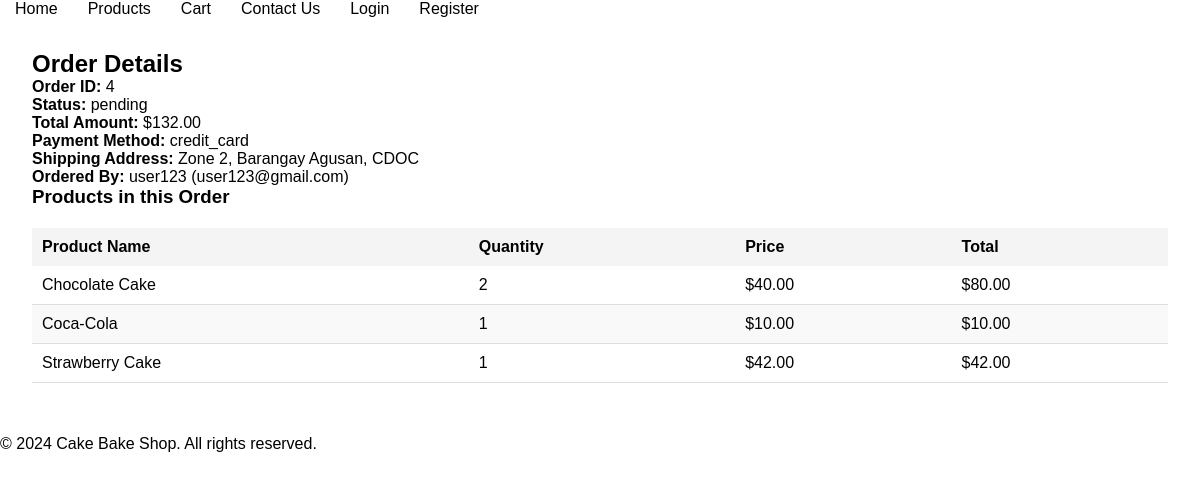
The page /order_details.php?id=4 on the database its author committed.
### tables this page shows
CREATE TABLE IF NOT EXISTS `orders` (
  `id` int NOT NULL AUTO_INCREMENT,
  `user_id` int NOT NULL,
  `status` enum('pending','processing','delivering','delivered','canceled') NOT NULL DEFAULT 'pending',
  `total_amount` decimal(10,2) NOT NULL,
  `payment_method` varchar(50) NOT NULL,
  `order_type` enum('pickup','delivery') NOT NULL,
  `reservation_date` date DEFAULT NULL,
  `created_at` timestamp NULL DEFAULT CURRENT_TIMESTAMP,
  `address` varchar(255) DEFAULT NULL,
  PRIMARY KEY (`id`),
  KEY `user_id` (`user_id`),
  KEY `idx_order_status` (`status`)
);

CREATE TABLE IF NOT EXISTS `users` (
  `id` int NOT NULL AUTO_INCREMENT,
  `username` varchar(50) NOT NULL,
  `password` varchar(255) NOT NULL,
  `email` varchar(100) NOT NULL,
  `phone` varchar(20) DEFAULT NULL,
  `role` enum('admin','user') NOT NULL DEFAULT 'user',
  `created_at` timestamp NULL DEFAULT CURRENT_TIMESTAMP,
  PRIMARY KEY (`id`),
  UNIQUE KEY `username` (`username`),
  KEY `idx_user_role` (`role`)
);

CREATE TABLE IF NOT EXISTS `order_items` (
  `id` int NOT NULL AUTO_INCREMENT,
  `order_id` int NOT NULL,
  `product_id` int NOT NULL,
  `quantity` int NOT NULL,
  `price` decimal(10,2) NOT NULL,
  PRIMARY KEY (`id`),
  KEY `order_id` (`order_id`),
  KEY `product_id` (`product_id`)
);

CREATE TABLE IF NOT EXISTS `products` (
  `id` int NOT NULL AUTO_INCREMENT,
  `name` varchar(100) NOT NULL,
  `description` text,
  `price` decimal(10,2) NOT NULL,
  `category_id` int DEFAULT NULL,
  `image_url` varchar(255) DEFAULT NULL,
  `created_at` timestamp NULL DEFAULT CURRENT_TIMESTAMP,
  PRIMARY KEY (`id`),
  KEY `idx_product_category` (`category_id`)
);

### app/classes/Order.php (called while the page is built, shortened)
<?php
require_once 'Database.php';
class Order {
    private $conn;
    private $table = 'orders';
    public function __construct() {
        $database = new Database();
        $this->conn = $database->getConnection();
    }
    public function getOrderDetails($order_id) {
        try {
            $query = "SELECT o.*, u.username, u.email FROM " . $this->table . " o
                      LEFT JOIN users u ON o.user_id = u.id
                      WHERE o.id = :order_id";
            $stmt = $this->conn->prepare($query);
            $stmt->bindParam(':order_id', $order_id);
            $stmt->execute();
            return $stmt->fetch(PDO::FETCH_ASSOC);
        } catch (Exception $e) {
            error_log("Error retrieving order details: " . $e->getMessage());
            return false;
        }
    }
}
?>

### app/classes/Database.php (called while the page is built, shortened)
<?php
class Database {
    private $host = 'localhost';
    private $db_name = 'inventory_management_system';
    private $username = 'root';
    private $password = '';
    public function getConnection() {
        $this->conn = null;
        try {
            $this->conn = new PDO("mysql:host={$this->host};dbname={$this->db_name}", $this->username, $this->password);
            $this->conn->setAttribute(PDO::ATTR_ERRMODE, PDO::ERRMODE_EXCEPTION);
        } catch (PDOException $exception) {
            echo "Connection error: " . $exception->getMessage();
        }
        return $this->conn;
    }
}
?>

### app/classes/Inventory.php (called while the page is built, shortened)
<?php
require_once 'Database.php';
class Inventory {
    public function __construct() {
        $database = new Database();
    }
}
?>

### app/controllers/OrderController.php (called while the page is built, shortened)
<?php
require_once '../app/classes/Order.php';
require_once '../app/classes/OrderItem.php';
require_once '../app/controllers/OrderItemController.php';
class OrderController {
    private $order;
    public function __construct() {
        $this->order = new Order();
    }
    public function getOrderDetails($order_id) {
        return $this->order->getOrderDetails($order_id);
    }
}
?>

### app/classes/OrderItem.php (called while the page is built, shortened)
<?php
require_once 'Database.php';
class OrderItem {
    private $conn;
    private $table = 'order_items';
    public function __construct() {
        $database = new Database();
        $this->conn = $database->getConnection();
    }
    public function getItemsByOrderId($orderId) {
        $query = "SELECT oi.*, p.name AS product_name
                  FROM " . $this->table . " oi
                  LEFT JOIN products p ON oi.product_id = p.id
                  WHERE oi.order_id = :order_id";
        $stmt = $this->conn->prepare($query);
        $stmt->bindParam(':order_id', $orderId);
        $stmt->execute();
        return $stmt->fetchAll(PDO::FETCH_ASSOC);
    }
}
?>

### app/controllers/OrderItemController.php (called while the page is built, shortened)
<?php
require_once '../app/classes/OrderItem.php';
class OrderItemController {
    private $orderItem;
    public function __construct() {
        $this->orderItem = new OrderItem();
    }
    public function getOrderItemsByOrderId($orderId) {
        return $this->orderItem->getItemsByOrderId($orderId);
    }
}
?>

### public/order_details.php (the view, shortened to what this page needs)
<?php
include '../templates/header.php';
include '../templates/navbar.php';
require_once '../app/controllers/OrderController.php';
require_once '../app/controllers/OrderItemController.php';
$orderController = new OrderController();
$orderItemController = new OrderItemController();
$orderId = $_GET['id'] ?? null;
$orderDetails = $orderController->getOrderDetails($orderId);
$orderItems = $orderItemController->getOrderItemsByOrderId($orderId);
?>
<div class="container">
    <h2>Order Details</h2>
    <p><strong>Order ID:</strong> <?php echo htmlspecialchars($orderDetails['id']); ?></p>
    <p><strong>Status:</strong> <?php echo htmlspecialchars($orderDetails['status']); ?></p>
    <p><strong>Total Amount:</strong> $<?php echo number_format($orderDetails['total_amount'], 2); ?></p>
    <p><strong>Payment Method:</strong> <?php echo htmlspecialchars($orderDetails['payment_method']); ?></p>
    <p><strong>Shipping Address:</strong> <?php echo htmlspecialchars($orderDetails['address']); ?></p>
    <p><strong>Ordered By:</strong> <?php echo htmlspecialchars($orderDetails['username']); ?> (<?php echo htmlspecialchars($orderDetails['email']); ?>)</p>
    <h3>Products in this Order</h3>
    <table>
        <thead>
            <tr>
                <th>Product Name</th>
                <th>Quantity</th>
                <th>Price</th>
                <th>Total</th>
            </tr>
        </thead>
        <tbody>
            <?php foreach ($orderItems as $item): ?>
                <tr>
                    <td><?php echo htmlspecialchars($item['product_name']); ?></td>
                    <td><?php echo htmlspecialchars($item['quantity']); ?></td>
                    <td>$<?php echo number_format($item['price'], 2); ?></td>
                    <td>$<?php echo number_format($item['quantity'] * $item['price'], 2); ?></td>
                </tr>
            <?php endforeach; ?>
        </tbody>
    </table>
</div>
<?php include '../templates/footer.php'; ?>

### public/css/styles.css (style rules this page uses)
body, h1, h2, h3, p { margin: 0; padding: 0; font-family: Arial, sans-serif; }
body { background-color: #fff; color: #000; }
table { width: 100%; border-collapse: collapse; margin: 20px 0; font-size: 16px; text-align: left; }
table thead th { background-color: #f4f4f4; padding: 10px; }
table tbody tr:nth-child(even) { background-color: #f9f9f9; }
table tbody td { padding: 10px; border-bottom: 1px solid #ddd; }
.container { padding: 1rem; margin: 1rem; }

### rows shown on the page
orders: id "4", status "pending", total_amount "132.00", payment_method "credit_card", address "Zone 2, Barangay Agusan, CDOC", user.username "user123", user.email "user123@gmail.com"
order_items: product.name "Chocolate Cake", quantity "2", price "40.00", $item['quantity'] * $item['price'] "80.00"
order_items: product.name "Coca-Cola", quantity "1", price "10.00", $item['quantity']*$item['price'] "10.00"
order_items: product.name "Strawberry Cake", quantity "1", price "42.00", $item['quantity']*$item['price'] "42.00"
